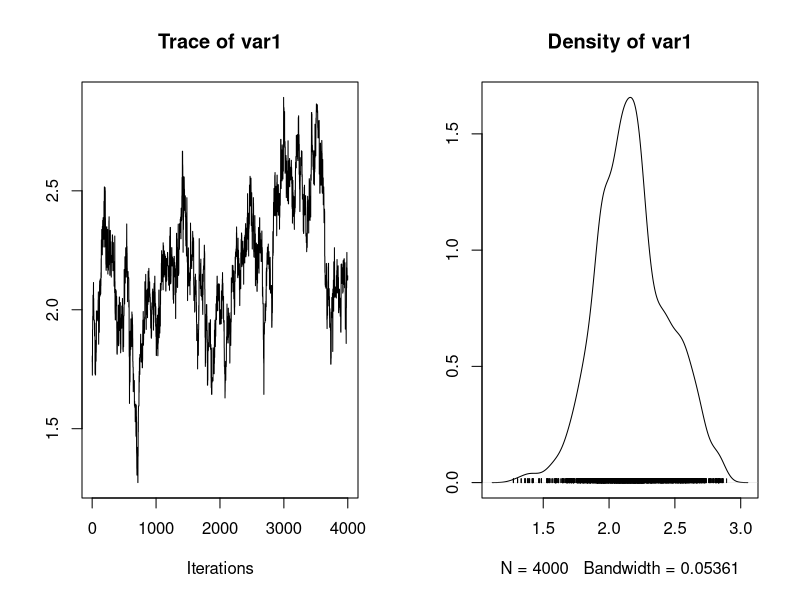
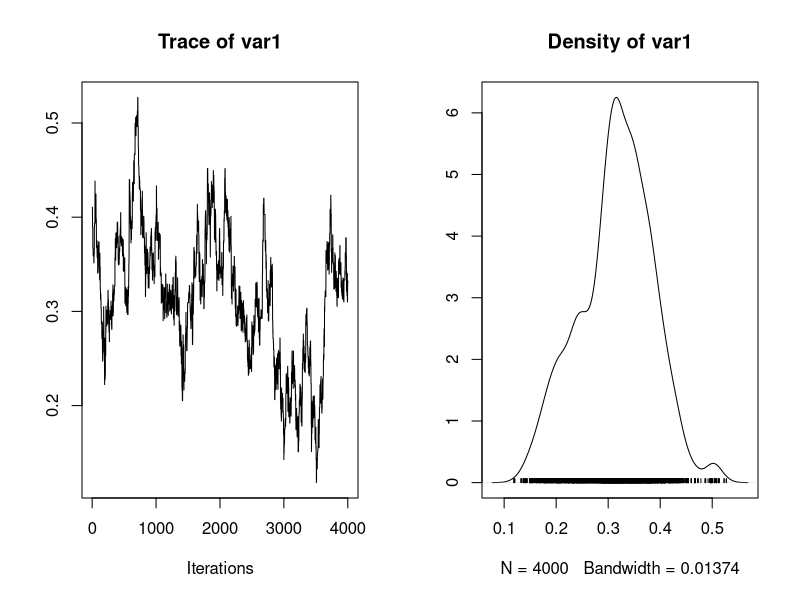
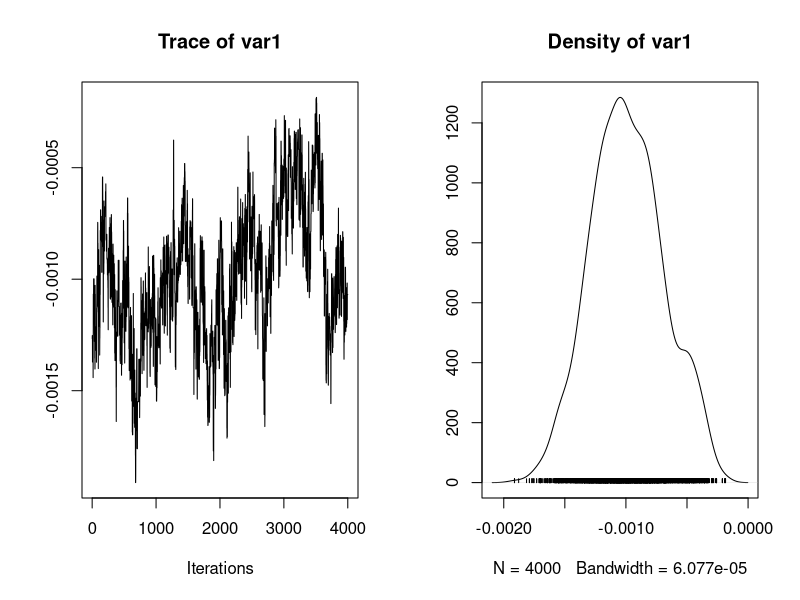
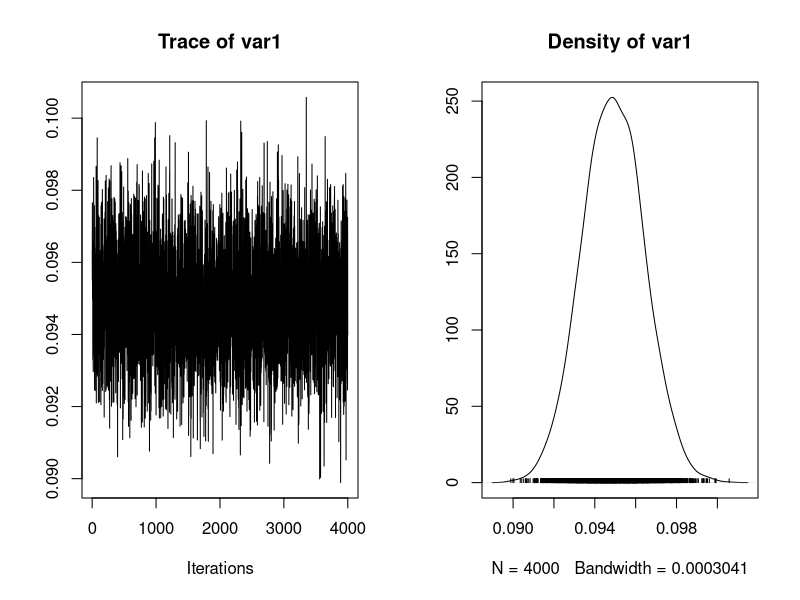
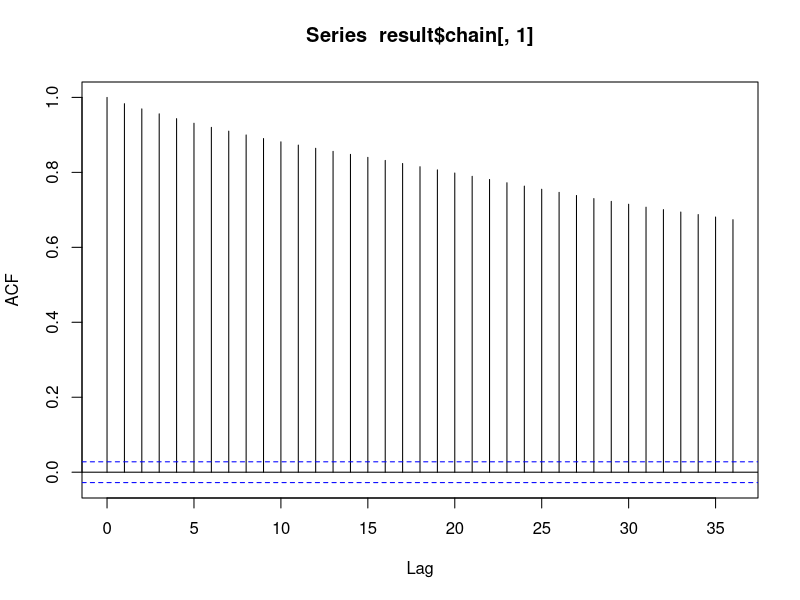
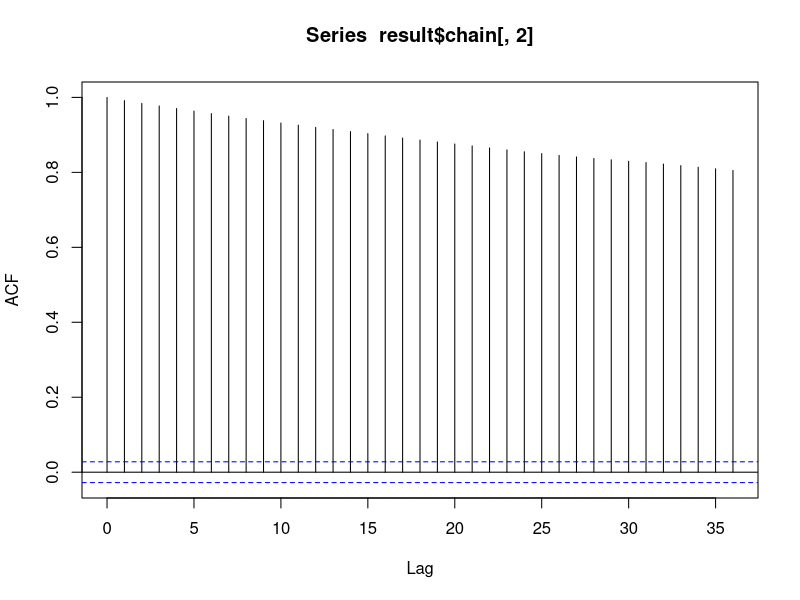
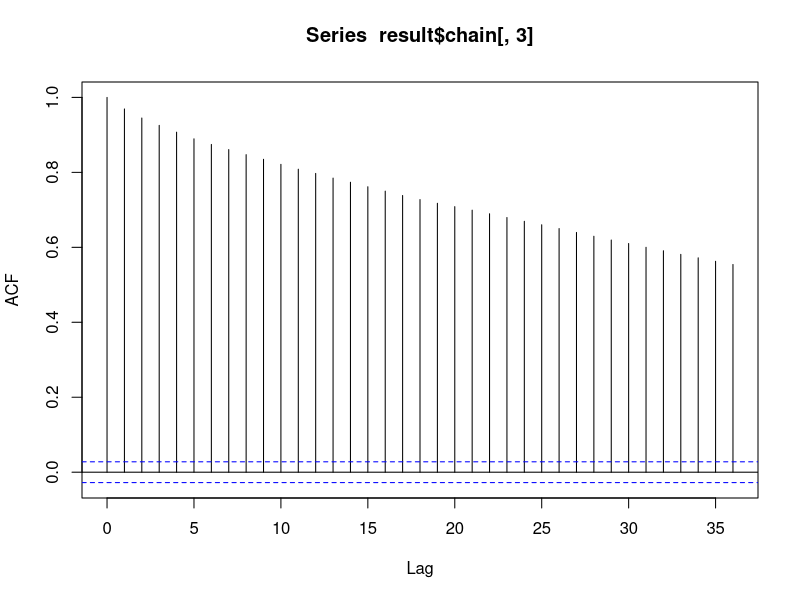
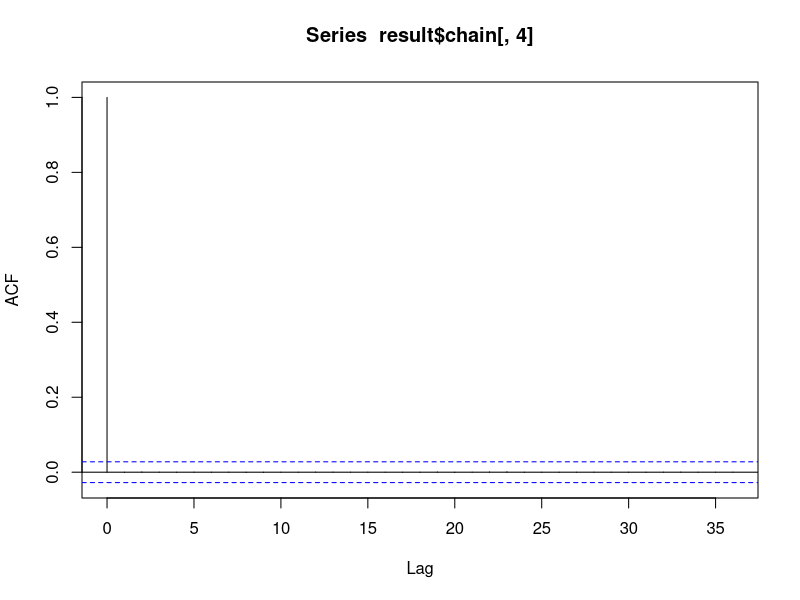

Source code (R) for these figures, in order:
## ---- chunk 1
Ndoses <- 6                                          # Number of doses
Nplates <- 3                                         # Number of plates
y <- structure(c(15, 16, 16, 27, 33, 20, 21, 18, 26, # Number of revertant colonies measured
                 41, 38, 27, 29, 21, 33, 60, 41, 42), .Dim = c(6, 3))
x <- c(0, 10, 33, 100, 333, 1000)                    # Dose of quinoline (in \mu g per plate)
## ---- chunk 2
alpha <- 0
beta <- 0
gamma <- 0
tau <- 0.1
lambda <-structure(c(0, 0, 0, 0, 0, 0, 0, 0, 0, 0, 0, 0, 0, 0, 0, 0, 0, 0), 
                   .Dim = c(6, 3))
## ---- chunk 3
model <- function(Ndoses, Nplates, x, y, alpha, beta, gamma, tau, lambda, 
                  nchain, prop_sd){
  ## Hyperparameters
  alpha.sigma2 <- 1/.000001
  beta.sigma2 <- 1/.000001
  gamma.sigma2 <- 1/.000001
  tau.xi <- .001
  tau.phi <- .001
  ## Initialization
  mu <- matrix(NA, nrow = Ndoses, ncol = Nplates)
  mu.candidate <- matrix(NA, nrow = Ndoses, ncol = Nplates)
  chain <- matrix(NA, nrow = nchain + 1, ncol = 4)
  colnames(chain) <- c("alpha", "beta", "gamma", "sigma")
  chain[1,] <- c(alpha, beta, gamma, tau)
  
  ## Acceptation proba 
  prob_alpha <- 0
  prob_beta <- 0
  prob_gamma <- 0
  
  ## Update
  for(k in 1:nchain){
    tau.rate <- tau.xi + .5*Ndoses*Nplates
    tau.shape <- 1/(tau.phi) + (.5*sum(lambda**2))
    tau <- rgamma(n = 1, rate = tau.rate, shape = tau.shape)
    chain[k + 1, 4] <- tau
    lambda <- structure(rnorm(n = Nplates * Ndoses, mean = 0, sd = 1/sqrt((chain[k + 1, 4]))), .Dim = c(Ndoses, Nplates))
    
    # Metropolis-Hastings for alpha
    alpha.candidate <- rnorm(1, mean = chain[k, 1], sd = prop_sd[1])
    for(j in 1:Ndoses){
      for(i in 1:Nplates){
        mu.candidate[j, i] <- exp(alpha.candidate + chain[k, 2] * log(x[j] + 10) + chain[k, 3] * x[j] + lambda[j, i])
        mu[j, i] <- exp(chain[k, 1] + chain[k, 2] * log(x[j] + 10) + chain[k, 3] * x[j] + lambda[j, i])
      }
    }
    alpha.top <- alpha.candidate^2 / (2*alpha.sigma2) + sum(y * log(mu.candidate) - mu.candidate)
    alpha.bottom <- chain[k, 1]^2 / (2*alpha.sigma2) + sum(y * log(mu) - mu)
    alpha.ratio <- alpha.top - alpha.bottom
    if(!is.na(alpha.ratio) && log(runif(1)) < alpha.ratio){
      chain[k + 1, 1] <- alpha.candidate
      prob_alpha <- prob_alpha + 1
    } else {
      chain[k + 1, 1] <- chain[k, 1]
    }
    # Metropolis-Hastings for beta
    beta.candidate <- rnorm(1, mean = chain[k, 2], sd = prop_sd[2])
    for(j in 1:Ndoses){
      for(i in 1:Nplates){
        mu[j,i] <- exp(chain[k+1,1] + chain[k,2]*log(x[j]+10) + chain[k,3]*x[j] + lambda[j,i])
        mu.candidate[j, i] <- exp(chain[k+1,1] + beta.candidate * log(x[j] + 10) + chain[k, 3] * x[j] + lambda[j, i])
      }
    }
    beta.top <- beta.candidate^2 / (2*beta.sigma2) + sum(y * log(mu.candidate) - mu.candidate)
    beta.bottom <- chain[k, 2]^2 / (2*beta.sigma2) + sum(y * log(mu) - mu)
    beta.ratio <- beta.top - beta.bottom
    if(!is.na(beta.ratio) && log(runif(1)) < beta.ratio){
      chain[k + 1, 2] <- beta.candidate
      prob_beta <- prob_beta + 1
    } else {
      chain[k + 1, 2] <- chain[k, 2]
    }
    # Metropolis-Hastings for gamma
    gamma.candidate <- rnorm(1, mean = chain[k, 3], sd = prop_sd[3])
    for(j in 1:Ndoses){
      for(i in 1:Nplates){
        mu[j,i] <- exp(chain[k+1,1] + chain[k+1,2]*log(x[j]+10) + chain[k,3]*x[j]+lambda[j,i])
        mu.candidate[j, i] <- exp(chain[k+1, 1] + chain[k+1, 2] * log(x[j] + 10) + gamma.candidate * x[j] + lambda[j, i])
      }
    }
    gamma.top <- gamma.candidate^2 / (2*gamma.sigma2) + sum(y * log(mu.candidate) - mu.candidate)
    gamma.bottom <- chain[k, 3]^2 / (2*gamma.sigma2) + sum(y * log(mu) - mu)
    gamma.ratio <- gamma.top - gamma.bottom
    if(!is.na(gamma.ratio) && log(runif(1)) < gamma.ratio){
      chain[k + 1, 3] <- gamma.candidate
      prob_gamma <- prob_gamma + 1
    } else {
      chain[k + 1, 3] <- chain[k, 3]
    }
  }
  
  # Changement pour avoir sigma et non tau
  chain[,4] <- 1/sqrt(chain[,4])
  
  return(list(chain = chain, acc_proba = c(prob_alpha, prob_beta, prob_gamma)/nchain))
}
## ---- chunk 4
nchain <- 5000
prop_sd <-  c(.1,.02,.0002)
result <- model(Ndoses, Nplates, x, y, alpha, beta, gamma, tau, lambda, nchain, prop_sd)
## ---- chunk 5
library(coda)
chain.new <- result$chain[1001:5000,]
plot(mcmc(chain.new[,1]))
plot(mcmc(chain.new[,2]))
plot(mcmc(chain.new[,3]))
plot(mcmc(chain.new[,4]))
## ---- chunk 6
# Probabilite d'acceptation en moyenne (faut qu'il soit entre 40-50%)
mean(result$acc_proba)
## ---- chunk 7
library(stats)
acf(result$chain[,1])
acf(result$chain[,2])
acf(result$chain[,3])
acf(result$chain[,4])
## ---- chunk 8
# Lag pour éviter trop la dépendance 
chain_lag <-  matrix(NA, nrow=5001, ncol=4)
chain_lag[,1] <- lag(result$chain[,1], k=30)
chain_lag[,2] <- lag(result$chain[,2], k=30)
chain_lag[,3] <- lag(result$chain[,3], k=30)
chain_lag[,4] <- lag(result$chain[,4], k=30)

plot(mcmc(chain_lag[1000:5001,1]))
plot(mcmc(chain_lag[1000:5001,2]))
plot(mcmc(chain_lag[1000:5001,3]))
plot(mcmc(chain_lag[1000:5001,4]))
## ---- chunk 9
# Regardons maintenant la dépendance 
acf(chain_lag[,1])
acf(chain_lag[,2])
acf(chain_lag[,3])
## ---- chunk 10
chain <- result$chain[1001:4001,]
res = data.frame(
  mean = round(apply(chain, 2, mean), 4),
  sd = round(apply(chain, 2, sd), 4)
)
print(res)
